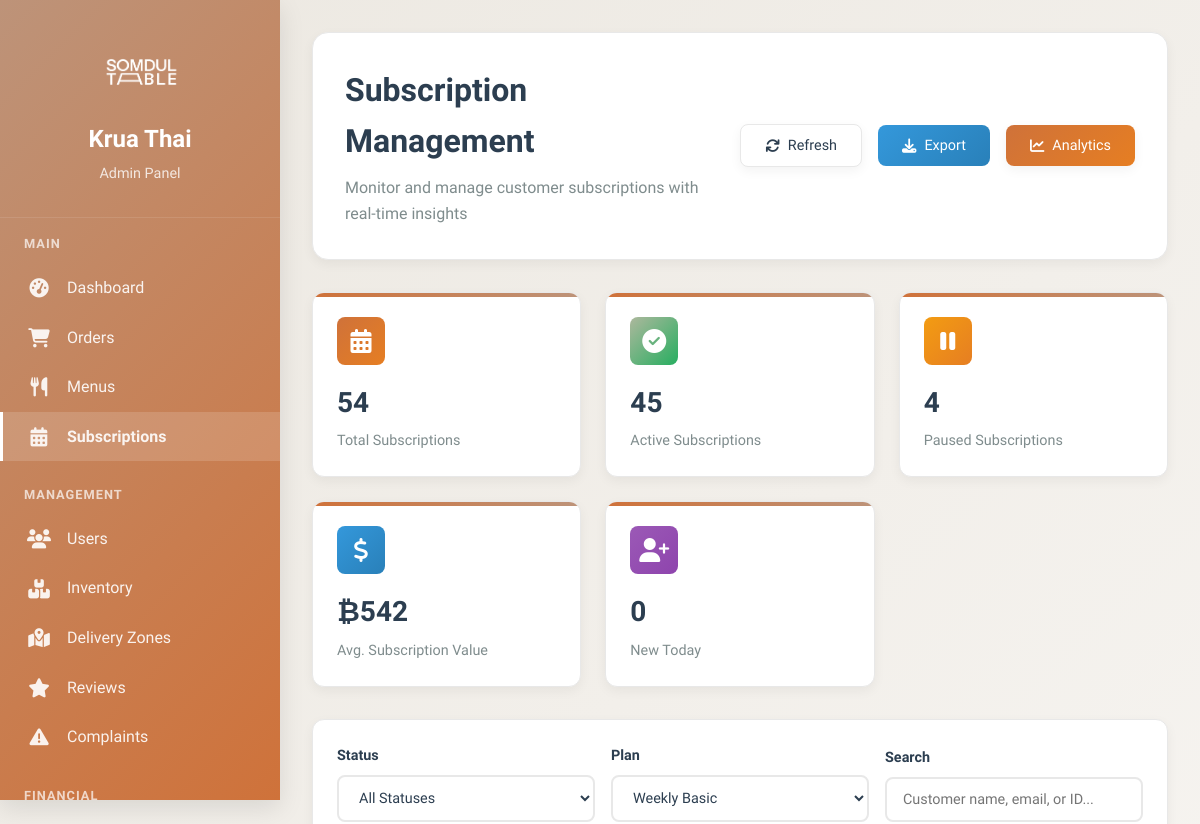
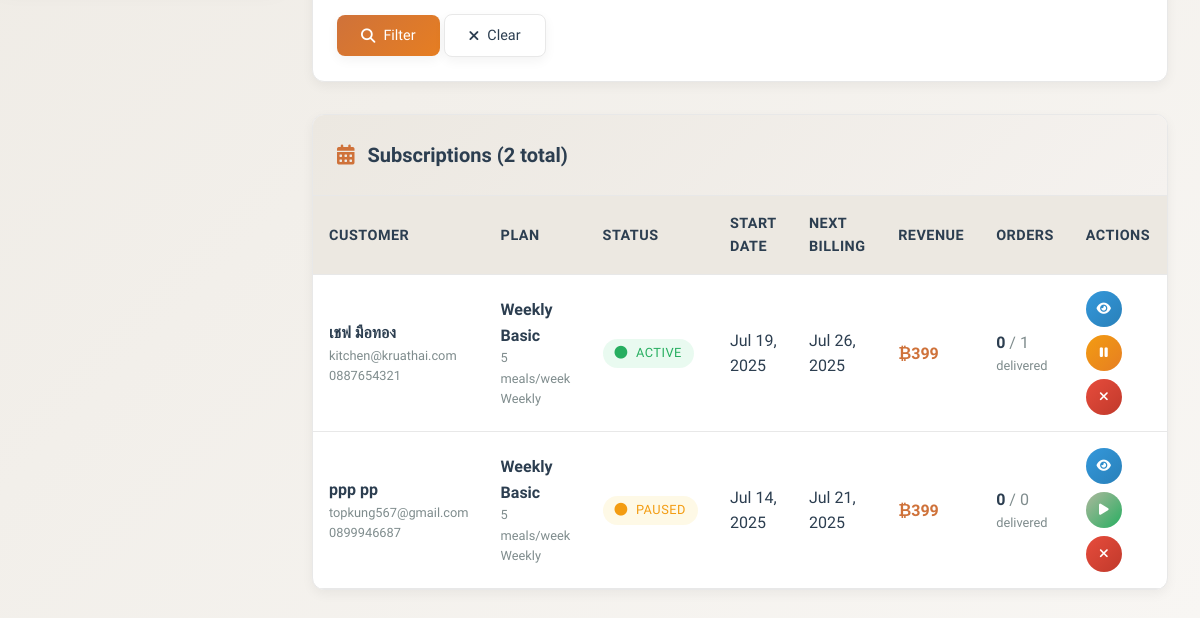
Before: /KruaThai/admin/subscriptions.php?plan=a601efdf-cb35-427d-a077-02d82e4d2673 (signed in) with the older database file (2 pictures, top to bottom).
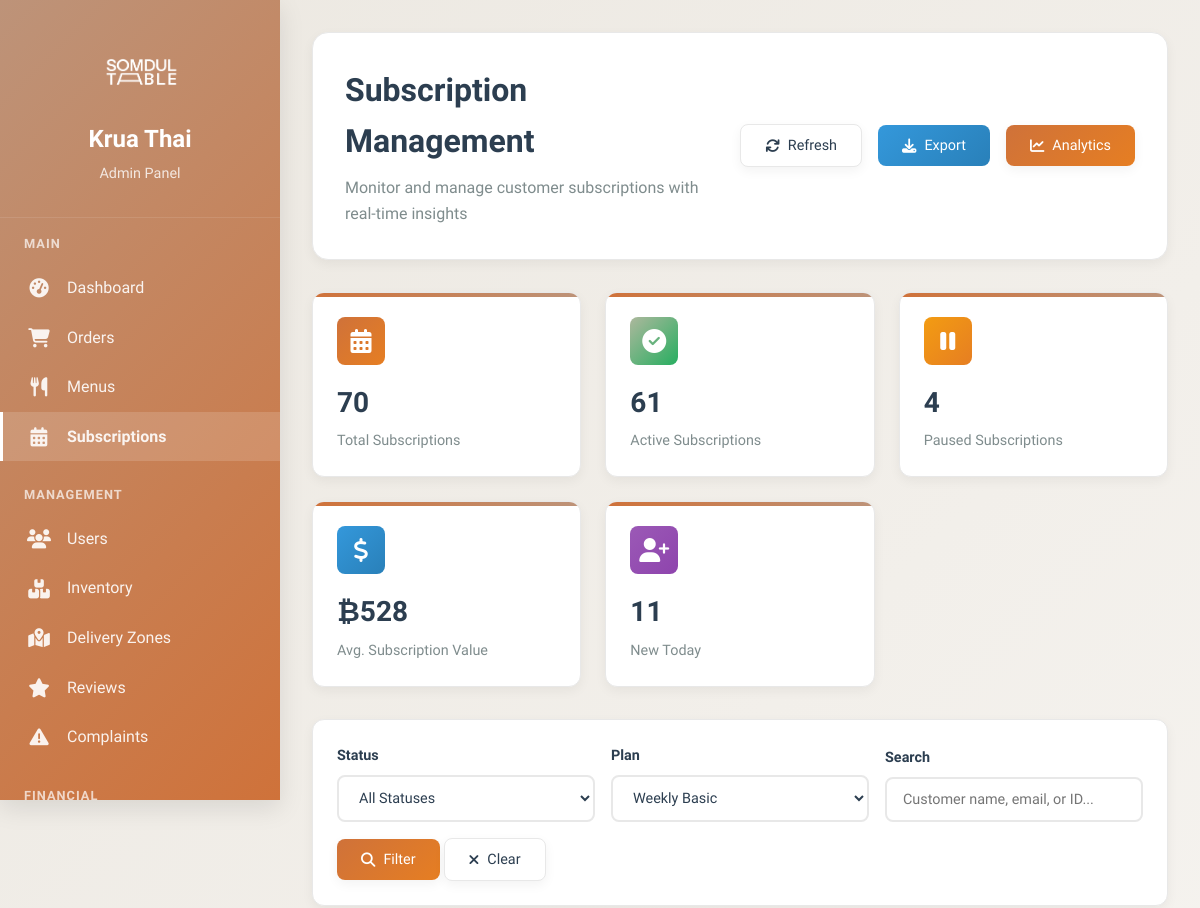
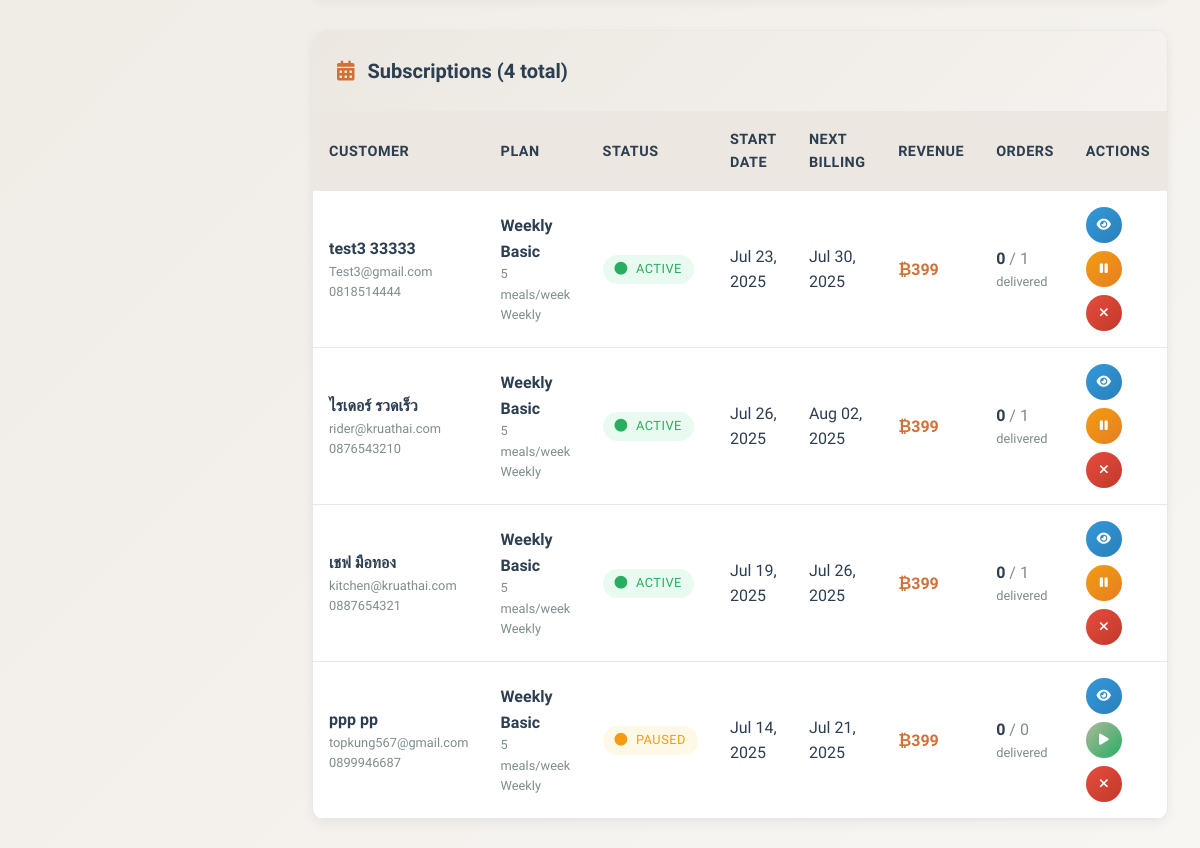
After: the same page with the newer database file (2 pictures, top to bottom).
### tables this page shows
CREATE TABLE `subscriptions` (
  `id` char(36) NOT NULL,
  `user_id` char(36) NOT NULL,
  `plan_id` char(36) NOT NULL,
  `status` enum('active','paused','cancelled','expired','pending_payment') DEFAULT 'pending_payment',
  `start_date` date NOT NULL,
  `end_date` date DEFAULT NULL,
  `next_billing_date` date DEFAULT NULL,
  `billing_cycle` enum('weekly','monthly') NOT NULL,
  `total_amount` decimal(8,2) NOT NULL,
  `discount_applied` decimal(8,2) DEFAULT '0.00',
  `delivery_days` longtext,
  `preferred_delivery_time` enum('09:00-12:00','12:00-15:00','15:00-18:00','18:00-21:00') DEFAULT '12:00-15:00',
  `special_instructions` text,
  `pause_start_date` date DEFAULT NULL,
  `pause_end_date` date DEFAULT NULL,
  `skip_dates` longtext,
  `auto_renew` tinyint(1) DEFAULT '1',
  `cancellation_reason` text,
  `cancelled_at` timestamp NULL DEFAULT NULL,
  `cancelled_by` char(36) DEFAULT NULL,
  `created_at` timestamp NOT NULL DEFAULT CURRENT_TIMESTAMP,
  `updated_at` timestamp NOT NULL DEFAULT CURRENT_TIMESTAMP ON UPDATE CURRENT_TIMESTAMP
);

CREATE TABLE `users` (
  `id` char(36) NOT NULL,
  `email` varchar(255) NOT NULL,
  `password_hash` varchar(255) NOT NULL,
  `first_name` varchar(100) NOT NULL,
  `last_name` varchar(100) NOT NULL,
  `phone` varchar(20) DEFAULT NULL,
  `date_of_birth` date DEFAULT NULL,
  `gender` enum('male','female','other') DEFAULT NULL,
  `role` enum('customer','admin','kitchen','rider','support') DEFAULT 'customer',
  `status` enum('active','inactive','suspended','pending_verification') DEFAULT 'pending_verification',
  `email_verified` tinyint(1) DEFAULT '0',
  `email_verification_token` varchar(100) DEFAULT NULL,
  `delivery_address` text,
  `address_line_2` varchar(255) DEFAULT NULL,
  `city` varchar(100) DEFAULT NULL,
  `state` varchar(100) DEFAULT NULL,
  `zip_code` varchar(10) DEFAULT NULL,
  `country` varchar(100) DEFAULT 'Thailand',
  `delivery_instructions` text,
  `dietary_preferences` longtext,
  `allergies` longtext,
  `spice_level` enum('mild','medium','hot','extra_hot') DEFAULT 'medium',
  `last_login` timestamp NULL DEFAULT NULL,
  `failed_login_attempts` int(11) DEFAULT '0',
  `locked_until` timestamp NULL DEFAULT NULL,
  `password_reset_token` varchar(100) DEFAULT NULL,
  `password_reset_expires` timestamp NULL DEFAULT NULL,
  `created_at` timestamp NOT NULL DEFAULT CURRENT_TIMESTAMP,
  `updated_at` timestamp NOT NULL DEFAULT CURRENT_TIMESTAMP ON UPDATE CURRENT_TIMESTAMP
);

CREATE TABLE `subscription_plans` (
  `id` char(36) NOT NULL,
  `name` varchar(100) NOT NULL,
  `name_thai` varchar(100) DEFAULT NULL,
  `description` text,
  `plan_type` enum('weekly','monthly','custom') NOT NULL,
  `meals_per_week` int(11) NOT NULL,
  `weeks_duration` int(11) DEFAULT '4',
  `base_price` decimal(8,2) NOT NULL,
  `discount_percentage` decimal(5,2) DEFAULT '0.00',
  `final_price` decimal(8,2) NOT NULL,
  `features` longtext,
  `max_skips_per_week` int(11) DEFAULT '2',
  `advance_ordering_days` int(11) DEFAULT '7',
  `is_active` tinyint(1) DEFAULT '1',
  `is_popular` tinyint(1) DEFAULT '0',
  `sort_order` int(11) DEFAULT '0',
  `created_at` timestamp NOT NULL DEFAULT CURRENT_TIMESTAMP,
  `updated_at` timestamp NOT NULL DEFAULT CURRENT_TIMESTAMP ON UPDATE CURRENT_TIMESTAMP
);

### KruaThai/admin/subscriptions.php (the view, shortened to what the rows shown need)
<?php
require_once '../config/database.php';
try {
    $planFilter = $_GET['plan'] ?? '';
    $page = max(1, intval($_GET['page'] ?? 1));
    $limit = 20;
    $offset = ($page - 1) * $limit;
    $whereConditions = [];
    $params = [];
    if ($planFilter) {
        $whereConditions[] = "s.plan_id = ?";
        $params[] = $planFilter;
    }
    $whereClause = !empty($whereConditions) ? 'WHERE ' . implode(' AND ', $whereConditions) : '';
    $subscriptions_sql = "
        SELECT s.*,
               CONCAT(u.first_name, ' ', u.last_name) as customer_name,
               u.email as customer_email,
               u.phone as customer_phone,
               sp.name as plan_name,
               sp.meals_per_week,
               sp.plan_type,
               (SELECT COUNT(*) FROM orders WHERE subscription_id = s.id) as total_orders,
               (SELECT COUNT(*) FROM orders WHERE subscription_id = s.id AND status = 'delivered') as delivered_orders,
               (SELECT SUM(amount) FROM payments WHERE subscription_id = s.id AND status = 'completed') as total_revenue
        FROM subscriptions s
        JOIN users u ON s.user_id = u.id
        JOIN subscription_plans sp ON s.plan_id = sp.id
        {$whereClause}
        ORDER BY s.created_at DESC
        LIMIT {$limit} OFFSET {$offset}
    ";
    $stmt = $pdo->prepare($subscriptions_sql);
    $stmt->execute($params);
    $subscriptions = $stmt->fetchAll(PDO::FETCH_ASSOC);
} catch (Exception $e) {
    $subscriptions = [];
    $stats = [
        'total_subscriptions' => 0, 'active_subscriptions' => 0, 'paused_subscriptions' => 0,
        'cancelled_subscriptions' => 0, 'expired_subscriptions' => 0, 'avg_subscription_value' => 0,
        'new_today' => 0
    ];
    $plans = [];
    $revenueData = [];
    $totalSubscriptions = 0;
    $totalPages = 1;
    error_log("Subscriptions page error: " . $e->getMessage());
}
?>
<!DOCTYPE html>
<html lang="th">
<head>
    <link href="https://cdnjs.cloudflare.com/ajax/libs/font-awesome/6.4.0/css/all.min.css" rel="stylesheet">
</head>
<body>
    <div class="admin-layout">
        <div class="main-content">
            <div class="page-header">
                <div class="header-content">
                    <div>
                        <h1 class="page-title">Subscription Management</h1>
                    </div>
                </div>
            </div>
            <div class="table-container">
                <?php if (!empty($subscriptions)): ?>
                <div style="overflow-x: auto;">
                    <table class="table">
                        <thead>
                            <tr>
                                <th>Customer</th>
                                <th>Plan</th>
                                <th>Status</th>
                                <th>Start Date</th>
                                <th>Next Billing</th>
                                <th>Revenue</th>
                                <th>Orders</th>
                                <th>Actions</th>
                            </tr>
                        </thead>
                        <tbody>
                            <?php foreach ($subscriptions as $subscription): ?>
                            <tr>
                                <td>
                                    <div>
                                        <strong><?= htmlspecialchars($subscription['customer_name']) ?></strong>
                                    </div>
                                    <div style="font-size: 0.8rem; color: var(--text-gray);">
                                        <?= htmlspecialchars($subscription['customer_email']) ?>
                                    </div>
                                    <?php if ($subscription['customer_phone']): ?>
                                    <div style="font-size: 0.8rem; color: var(--text-gray);">
                                        <?= htmlspecialchars($subscription['customer_phone']) ?>
                                    </div>
                                    <?php endif; ?>
                                </td>
                                <td>
                                    <div>
                                        <strong><?= htmlspecialchars($subscription['plan_name']) ?></strong>
                                    </div>
                                    <div style="font-size: 0.8rem; color: var(--text-gray);">
                                        <?= $subscription['meals_per_week'] ?> meals/week
                                    </div>
                                    <div style="font-size: 0.8rem; color: var(--text-gray);">
                                        <?= ucfirst($subscription['plan_type']) ?>
                                    </div>
                                </td>
                                <td>
                                    <span class="status-badge status-<?= $subscription['status'] ?>">
                                        <i class="fas fa-circle"></i>
                                        <?= ucfirst(str_replace('_', ' ', $subscription['status'])) ?>
                                    </span>
                                </td>
                                <td>
                                    <?= date('M d, Y', strtotime($subscription['start_date'])) ?>
                                </td>
                                <td>
                                    <?php if ($subscription['next_billing_date']): ?>
                                        <?= date('M d, Y', strtotime($subscription['next_billing_date'])) ?>
                                    <?php else: ?>
                                        <span style="color: var(--text-gray);">N/A</span>
                                    <?php endif; ?>
                                </td>
                                <td>
                                    <strong style="color: var(--curry);">
                                        ₿<?= number_format($subscription['total_revenue'] ?? 0, 0) ?>
                                    </strong>
                                </td>
                                <td>
                                    <div>
                                        <strong><?= $subscription['delivered_orders'] ?></strong>
                                        <span style="color: var(--text-gray);">/ <?= $subscription['total_orders'] ?></span>
                                    </div>
                                    <div style="font-size: 0.8rem; color: var(--text-gray);">
                                        delivered
                                    </div>
                                </td>
                                <td>
                                    <div style="display: flex; gap: 0.5rem; flex-wrap: wrap;">
                                        <button class="btn btn-info btn-sm btn-icon"
                                                onclick="viewSubscription('<?= $subscription['id'] ?>')"
                                                title="View Details">
                                            <i class="fas fa-eye"></i>
                                        </button>
                                        <?php if ($subscription['status'] === 'active'): ?>
                                        <button class="btn btn-warning btn-sm btn-icon"
                                                onclick="pauseSubscription('<?= $subscription['id'] ?>')"
                                                title="Pause Subscription">
                                            <i class="fas fa-pause"></i>
                                        </button>
                                        <?php elseif ($subscription['status'] === 'paused'): ?>
                                        <button class="btn btn-success btn-sm btn-icon"
                                                onclick="resumeSubscription('<?= $subscription['id'] ?>')"
                                                title="Resume Subscription">
                                            <i class="fas fa-play"></i>
                                        </button>
                                        <?php endif; ?>
                                        <?php if (in_array($subscription['status'], ['active', 'paused'])): ?>
                                        <button class="btn btn-danger btn-sm btn-icon"
                                                onclick="cancelSubscription('<?= $subscription['id'] ?>', '<?= htmlspecialchars($subscription['customer_name']) ?>')"
                                                title="Cancel Subscription">
                                            <i class="fas fa-times"></i>
                                        </button>
                                        <?php endif; ?>
                                    </div>
                                </td>
                            </tr>
                            <?php endforeach; ?>
                        </tbody>
                    </table>
                </div>
                <?php endif; ?>
            </div>
        </div>
    </div>
</body>
</html>

Changed rows visible on the page:
added subscriptions: customer_name "test3 33333", user.email "Test3@gmail.com", user.phone "0818514444", plan.name "Weekly Basic", plan.meals_per_week "5", plan.plan_type "Weekly", status "ACTIVE", start_date "Jul 23, 2025", next_billing_date "Jul 30, 2025", total_revenue "399", delivered_orders "0", total_orders "1"
added subscriptions: customer_name "ไรเดอร์ รวดเร็ว", user.email "rider@kruathai.com", user.phone "0876543210", plan.name "Weekly Basic", plan.meals_per_week "5", plan.plan_type "Weekly", status "ACTIVE", start_date "Jul 26, 2025", next_billing_date "Aug 02, 2025", total_revenue "399", delivered_orders "0", total_orders "1"
Other visible differences:
$stats['total_subscriptions']: "54" → "70"
$stats['active_subscriptions']: "45" → "61"
$stats['avg_subscription_value']: "542" → "528"
$stats['new_today']: "0" → "11"
$totalSubscriptions: "2" → "4"
